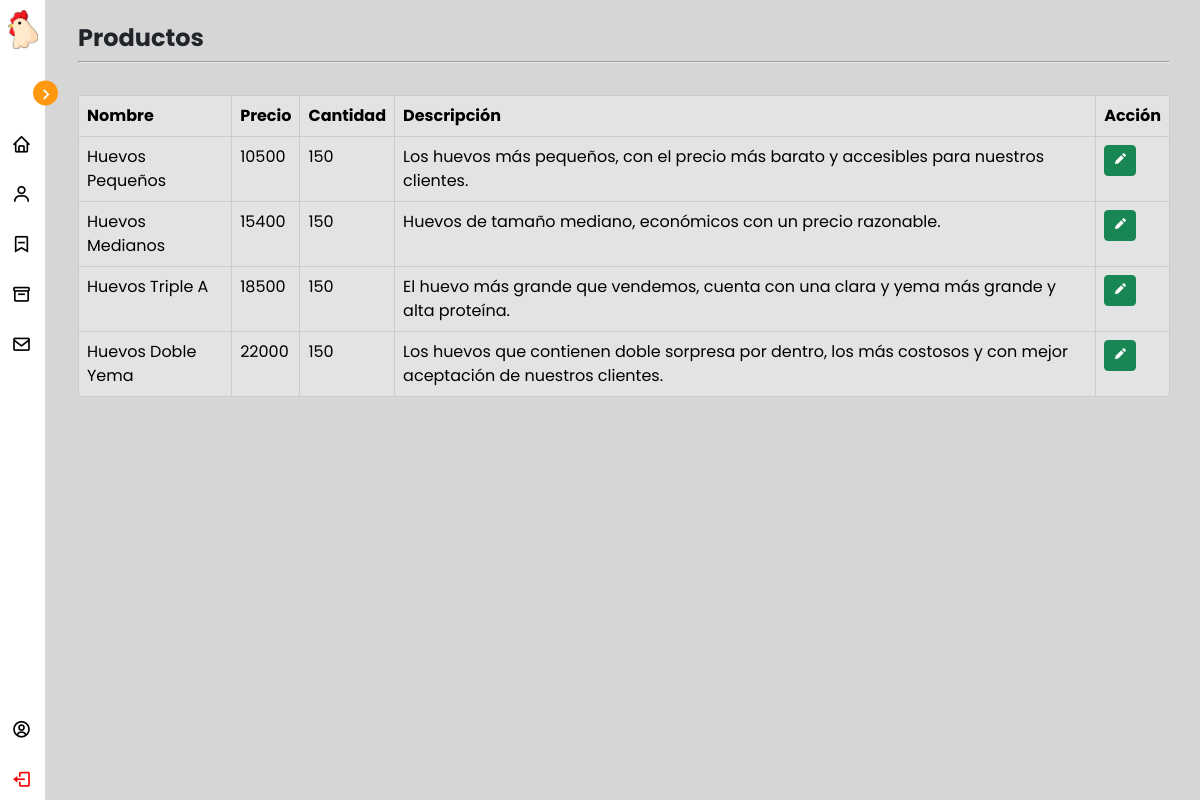
Page /view/admin/admin-products.php (signed in) on the committed database.
### tables this page shows
CREATE TABLE `productos` (
  `idProducto` int(11) NOT NULL,
  `Nombre` varchar(30) NOT NULL,
  `Precio` int(11) NOT NULL,
  `Cantidad` int(11) NOT NULL,
  `Descripcion` varchar(500) NOT NULL
);

### view/admin/admin-products.php (the view, shortened to what this page needs)
<?php
include("../../model/conexion.php");
$query = "SELECT * FROM productos";
$ok = mysqli_query($conx, $query);
?>
<!DOCTYPE html>
<html lang="es">
<head>
    <link href='https://unpkg.com/boxicons@2.1.1/css/boxicons.min.css' rel='stylesheet'>
    <link href="https://cdn.jsdelivr.net/npm/bootstrap@5.2.2/dist/css/bootstrap.min.css" rel="stylesheet">
    <link rel="stylesheet" href="/hj/css/dshbadmin.css">
</head>
<body>
    <nav class="sidebar close">
        <header>
            <div class="image-text">
                <span class="image">
                    <img src="/hj/images/icon.png">
                </span>
            </div>
            <i class='bx bx-chevron-right toggle'></i>
        </header>
        <div class="menu-bar">
            <div class="menu">
                <ul class="menu-links">
                    <li class="nav-link">
                        <a href="/hj/view/admin/admin-home.php">
                            <i class='bx bx-home icon' title="Inicio"></i>
                        </a>
                    </li>
                    <li class="nav-link">
                        <a href="/hj/view/admin/admin-clients.php">
                            <i class='bx bx-user icon' title="Clientes"></i>
                        </a>
                    </li>
                    <li class="nav-link">
                        <a href="/hj/view/admin/admin-reservs.php">
                            <i class='bx bx-bookmark-minus icon' title="Reservas"></i>
                        </a>
                    </li>
                    <li class="nav-link">
                        <a href="/hj/view/admin/admin-products.php">
                            <i class='bx bx-box icon' title="Productos"></i>
                        </a>
                    </li>
                    <li class="nav-link">
                        <a href="/hj/view/admin/admin-messages.php">
                            <i class='bx bx-envelope icon' title="Mensajes"></i>
                        </a>
                    </li>
                </ul>
            </div>
            <div class="bottom-content">
                <li class="nav-link">
                    <i class='bx bx-user-circle icon' title="<?php echo $_SESSION['usuario']?>"></i>
                </li>
                <li class="">
                    <a href="/hj/model/close_session.php">
                        <i class='bx bx-log-out icon' style="color:red" title="Cerrar Sesión"></i>
                    </a>
                </li>
            </div>
        </div>
    </nav>
    <section class="home">
        <div>
            <br>
            <h2 class="title-header">Productos</h2>
            <hr>
        </div>
        <br>
        <div class="table-responsive">
            <table class="table table-secondary table-bordered table-hover">
                <thead>
                    <tr>
                        <th>Nombre</th>
                        <th>Precio</th>
                        <th>Cantidad</th>
                        <th>Descripción</th>
                        <th>Acción</th>
                    </tr>
                </thead>
                <tbody>
                    <?php while ($row = mysqli_fetch_assoc($ok)) { ?>
                        <tr>
                            <td><?php echo $row["Nombre"] ?></td>
                            <td><?php echo $row["Precio"] ?></td>
                            <td><?php echo $row["Cantidad"] ?></td>
                            <td><?php echo $row["Descripcion"] ?></td>
                            <td>
                                <a href="/hj/view/admin/admin-product-edit.php?id=<?php echo $row["idProducto"] ?>">
                                    <button class="btn btn-success btn-sm" title="Editar">
                                        <i class='bx bxs-pencil'></i>
                                    </button>
                                </a>
                            </td>
                        </tr>
                </tbody>
            <?php } ?>
            </table>
        </div>
    </section>
</body>
</html>

### css/dshbadmin.css (style rules this page uses)
* { margin: 0; padding: 0; box-sizing: border-box; font-family: 'Poppins', sans-serif; }
:root { --body-color: #d6d6d6; --sidebar-color: #ffff; --primary-color: #ff9710; --primary-color-light: #F6F5FF; --toggle-color: #DDD; --text-color: #000000; --tran-03: all 0.2s ease; --tran-03: all 0.3s ease; --tran-04: all 0.3s ease; --tran-05: all 0.3s ease; }
body { min-height: 100vh; background-color: var(--body-color); transition: var(--tran-05); }
.sidebar { position: fixed; top: 0; left: 0; height: 100%; width: 150px; background: var(--sidebar-color); transition: var(--tran-05); z-index: 100; padding: 20px 0; }
.sidebar.close { width: 45px; padding: 10px 0 !important; }
.sidebar li { height: 40px; list-style: none; display: flex; align-items: center; margin-top: 10px; }
.sidebar header .image, .sidebar .icon { min-width: 60px; border-radius: 6px; }
.sidebar .icon { min-width: 43px; height: 100%; display: flex; align-items: center; justify-content: center; font-size: 20px; }
.sidebar .text, .sidebar .icon { color: var(--text-color); transition: var(--tran-03); }
.sidebar header { position: relative; padding: 0 -10px; }
.sidebar header .image-text { display: grid; justify-content: center; }
.sidebar header .image { display: flex; align-items: center; justify-content: center; }
.sidebar header .image img { width: 30px; border-radius: 6px; }
.sidebar header .toggle { position: absolute; top: 130%; right: -13px; transform: translateY(-50%) rotate(180deg); height: 25px; width: 25px; background-color: var(--primary-color); color: var(--sidebar-color); border-radius: 50%; display: flex; align-items: center; justify-content: center; font-size: 22px; cursor: pointer; transition: var(--tran-05); }
.sidebar.close .toggle { transform: translateY(-50%) rotate(0deg); }
.sidebar .menu { margin-top: 40px; }
.menu ul { padding-left: 0; }
.sidebar li a { list-style: none; height: 100%; background-color: transparent; display: flex; align-items: center; height: 100%; width: 100%; text-decoration: none; transition: var(--tran-03); }
.sidebar .menu-bar { height: calc(100% - 55px); display: flex; flex-direction: column; justify-content: space-between; overflow-y: scroll; }
.home { position: absolute; top: 0; top: 0; left: 170px; padding-right: 30px; height: 100vh; width: calc(100% - 170px); background-color: var(--body-color); transition: var(--tran-05); }
.sidebar.close ~ .home { left: 78px; height: 100vh; width: calc(100% - 78px); }
.title-header { font-family: 'Poppins', sans-serif; font-size: 1.5em; margin-block-start: 0.83em; margin-block-end: 0.83em; margin-inline-start: 0px; margin-inline-end: 0px; font-weight: bold; margin: 0; }
hr { unicode-bidi: isolate; margin-block-start: 0.5em; margin-block-end: 0.5em; margin-inline-start: auto; margin-inline-end: auto; overflow: hidden; border-style: inset; border-width: 1px; opacity: 25; }

### rows in the picture
productos: Nombre "Huevos Pequeños", Precio "10500", Cantidad "150", Descripcion "Los huevos más pequeños, con el precio más barato y accesibles para nuestros clientes."
productos: Nombre "Huevos Medianos", Precio "15400", Cantidad "150", Descripcion "Huevos de tamaño mediano, económicos con un precio razonable."
productos: Nombre "Huevos Triple A", Precio "18500", Cantidad "150", Descripcion "El huevo más grande que vendemos, cuenta con una clara y yema más grande y alta proteína."
productos: Nombre "Huevos Doble Yema", Precio "22000", Cantidad "150", Descripcion "Los huevos que contienen doble sorpresa por dentro, los más costosos y con mejor aceptación de nuestros clientes."
